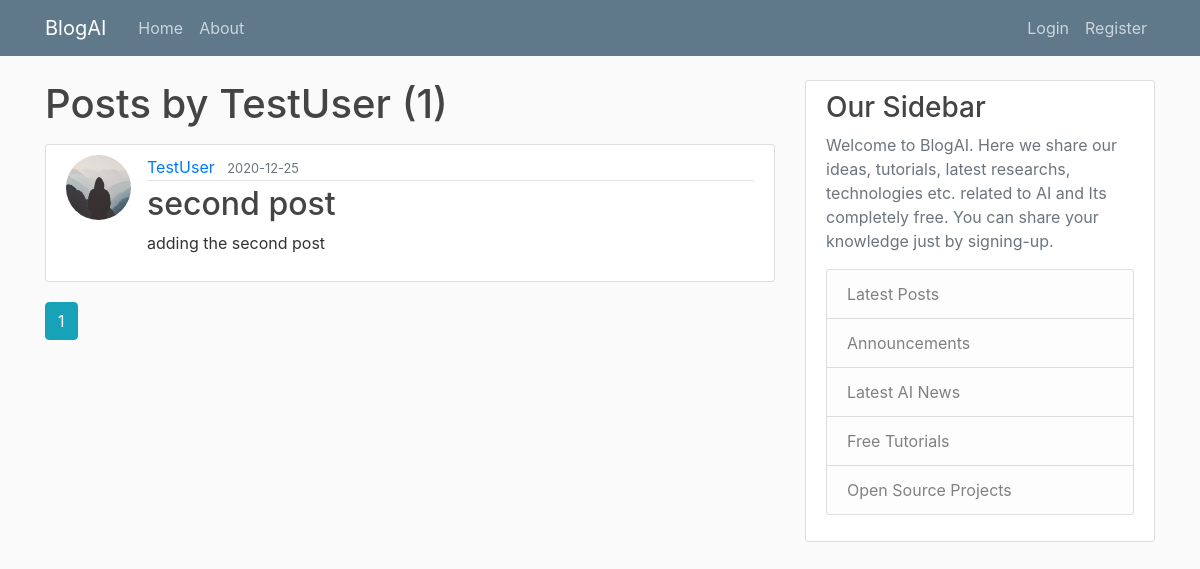
The page /user/TestUser on the database as committed earlier.
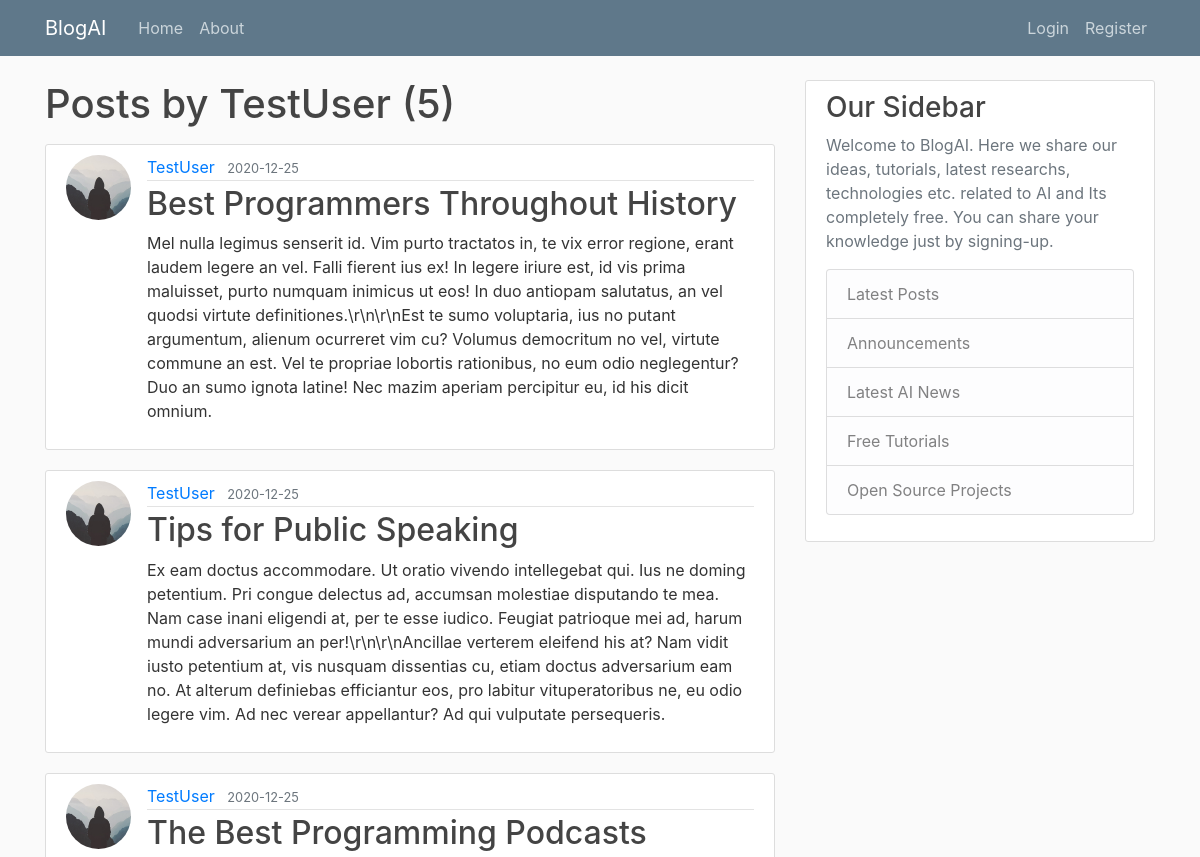
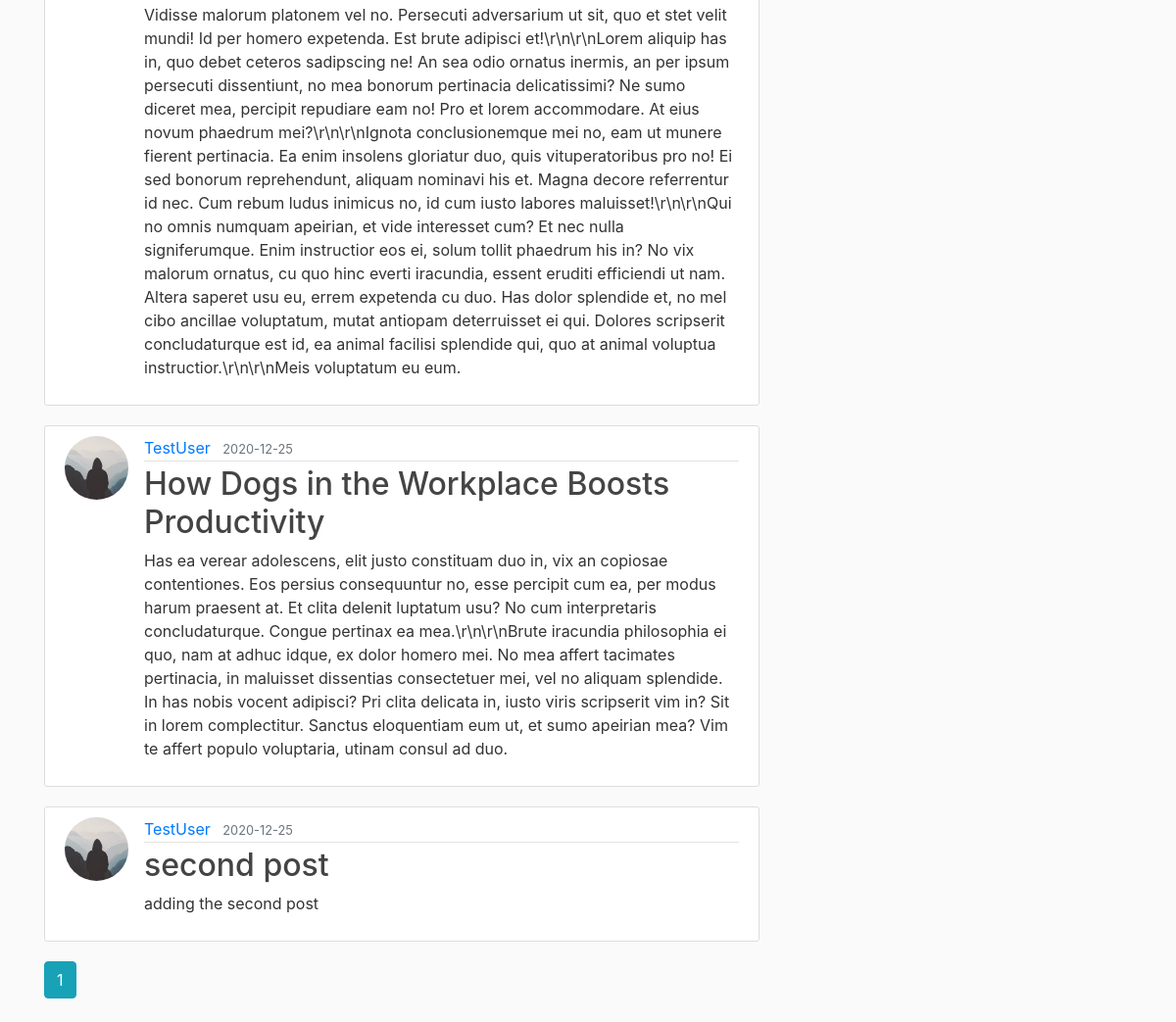
The same page on the database as committed later (2 pictures, top to bottom).
### flaskblog/models.py (models this page shows, shortened)
class User(db.Model, UserMixin):
    id = db.Column(db.Integer, primary_key=True)
    username = db.Column(db.String(20), unique=True, nullable=False)
    email = db.Column(db.String(120), unique=True, nullable=False)
    image_file = db.Column(db.String(20), nullable=False, default='default.jpg')
    password = db.Column(db.String(60), nullable=False)
    posts = db.relationship('Post', backref='author', lazy=True)#one-to-many relationship , backref is similar to a column and author will give the user who created the post

class Post(db.Model):
    id = db.Column(db.Integer, primary_key=True)
    title = db.Column(db.String(100), nullable=False)
    date_posted = db.Column(db.DateTime, nullable=False, default=datetime.utcnow)
    content = db.Column(db.Text, nullable=False)
    user_id = db.Column(db.Integer, db.ForeignKey('user.id'), nullable=False)#foreign Key for Class=User===table=user

### flaskblog/users/routes.py (the view)
@users.route("/user/<string:username>")
def user_posts(username):
    page = request.args.get('page', 1, type=int)
    user = User.query.filter_by(username=username).first_or_404()
    posts = Post.query.filter_by(author=user)\
        .order_by(Post.date_posted.desc())\
        .paginate(page=page, per_page=5)
    return render_template('user_posts.html', posts=posts, user=user)

### flaskblog/templates/user_posts.html
{%extends "layout.html"%}
{%block content%}
<h1 class="mb-3">Posts by {{user.username}} ({{posts.total}})</h1>
{% for post in posts.items %}
		<article class="media content-section">
          <img class="rounded-circle article-img" src="{{ url_for('static', filename='profile_pics/' + post.author.image_file) }}">
          <div class="media-body">
            <div class="article-metadata">
              <a class="mr-2" href="{{ url_for('users.user_posts', username=post.author.username) }}">{{ post.author.username }}</a>
              <small class="text-muted">{{ post.date_posted.strftime('%Y-%m-%d') }}</small>
            </div>
            <h2><a class="article-title" href="{{ url_for('posts.post', post_id=post.id) }}">{{ post.title }}</a></h2>
            <p class="article-content">{{ post.content }}</p>
          </div>
        </article>
{%endfor%}
{% for page_num in posts.iter_pages(left_edge=1, right_edge=1, left_current=1, right_current=2) %}
	{% if page_num %}
        {% if posts.page == page_num %}
          <a class="btn btn-info mb-4" href="{{ url_for('users.user_posts', username=user.username, page=page_num) }}">{{ page_num }}</a>
        {% else %}
          <a class="btn btn-outline-info mb-4" href="{{ url_for('users.user_posts', username=user.username, page=page_num) }}">{{ page_num }}</a>
        {% endif %}
      {% else %}
        ...
      {% endif %}
{%endfor%}
{%endblock content%}

### flaskblog/templates/layout.html (shortened to what this page needs)
<!DOCTYPE html>
<html>
<head>
	<link rel="stylesheet" href="https://stackpath.bootstrapcdn.com/bootstrap/4.1.3/css/bootstrap.min.css">
	<link rel="stylesheet" type="text/css" href="{{ url_for('static', filename='main.css') }}">
</head>
<body>
<header class="site-header">
      <nav class="navbar navbar-expand-md navbar-dark bg-steel fixed-top">
        <div class="container">
          <a class="navbar-brand mr-4" href="/">BlogAI</a>
          <div class="collapse navbar-collapse" id="navbarToggle">
            <div class="navbar-nav mr-auto">
              <a class="nav-item nav-link" href="{{ url_for('main.home') }}">Home</a>
              <a class="nav-item nav-link" href="{{ url_for('main.about') }}">About</a>
            </div>
            <div class="navbar-nav">
              {% if current_user.is_authenticated %}
                <a class="nav-item nav-link" href="{{ url_for('posts.new_post') }}">New Post</a>
                <a class="nav-item nav-link" href="{{ url_for('users.account') }}">Account</a>
                <a class="nav-item nav-link" href="{{ url_for('users.logout') }}">Logout</a>
              {% else %}
                <a class="nav-item nav-link" href="{{ url_for('users.login') }}">Login</a>
                <a class="nav-item nav-link" href="{{ url_for('users.register') }}">Register</a>
              {% endif %}
            </div>
          </div>
        </div>
      </nav>
    </header>
<main role="main" class="container">
  <div class="row">
    <div class="col-md-8">
        {% block content %}{% endblock %}
    </div>
    <div class="col-md-4">
      <div class="content-section">
        <h3>Our Sidebar</h3>
        <p class='text-muted'>Welcome to BlogAI. Here we share our ideas, tutorials, latest researchs, technologies etc. related to AI and Its completely free. You can share your knowledge just by signing-up.
          <ul class="list-group">
            <li class="list-group-item list-group-item-light">Latest Posts</li>
            <li class="list-group-item list-group-item-light">Announcements</li>
            <li class="list-group-item list-group-item-light">Latest AI News</li>
            <li class="list-group-item list-group-item-light">Free Tutorials</li>
            <li class="list-group-item list-group-item-light">Open Source Projects</li>
          </ul>
        </p>
      </div>
    </div>
  </div>
</main>
</body>
</html>

### flaskblog/static/main.css (style rules this page uses)
body { background: #fafafa; color: #333333; margin-top: 5rem; }
h1, h2, h3, h4, h5, h6 { color: #444444; }
.bg-steel { background-color: #5f788a; }
.site-header .navbar-nav .nav-link { color: #cbd5db; }
.content-section { background: #ffffff; padding: 10px 20px; border: 1px solid #dddddd; border-radius: 3px; margin-bottom: 20px; }
.article-title { color: #444444; }
.article-content { white-space: pre-line; }
.article-img { height: 65px; width: 65px; margin-right: 16px; }
.article-metadata { padding-bottom: 1px; margin-bottom: 4px; border-bottom: 1px solid #e3e3e3 }

Rows that differ between the two databases and show on the page:
added Post: image_file (placeholder picture), author.username "TestUser", date_posted "2020-12-25", title "Best Programmers Throughout History", content "Mel nulla legimus senserit id. Vim purto tractatos in, te vix error regione, erant laudem legere an vel. Falli fierent ius ex! In legere iriure est, id vis prima maluisset, purto numquam inimicus ut eos! In duo antiopam salutatus, an vel quodsi virtute definitiones.\\r\\n\\r\\nEst te sumo voluptaria, ius no putant argumentum, alienum ocurreret vim cu? Volumus democritum no vel, virtute commune an est. Vel te propriae lobortis rationibus, no eum odio neglegentur? Duo an sumo ignota latine! Nec mazim aperiam percipitur eu, id his dicit omnium."
added Post: image_file (placeholder picture), author.username "TestUser", date_posted "2020-12-25", title "Tips for Public Speaking", content "Ex eam doctus accommodare. Ut oratio vivendo intellegebat qui. Ius ne doming petentium. Pri congue delectus ad, accumsan molestiae disputando te mea. Nam case inani eligendi at, per te esse iudico. Feugiat patrioque mei ad, harum mundi adversarium an per!\\r\\n\\r\\nAncillae verterem eleifend his at? Nam vidit iusto petentium at, vis nusquam dissentias cu, etiam doctus adversarium eam no. At alterum definiebas efficiantur eos, pro labitur vituperatoribus ne, eu odio legere vim. Ad nec verear appellantur? Ad qui vulputate persequeris."
added Post: image_file (placeholder picture), author.username "TestUser", date_posted "2020-12-25", title "The Best Programming Podcasts", content "Vidisse malorum platonem vel no. Persecuti adversarium ut sit, quo et stet velit mundi! Id per homero expetenda. Est brute adipisci et!\\r\\n\\r\\nLorem aliquip has in, quo debet ceteros sadipscing ne! An sea odio ornatus inermis, an per ipsum persecuti dissentiunt, no mea bonorum pertinacia delicatissimi? Ne sumo diceret mea, percipit repudiare eam no! Pro et lorem accommodare. At eius novum phaedrum mei?\\r\\n\\r\\nIgnota conclusionemque mei no, eam ut munere fierent pertinacia. Ea enim insolens gloriatur duo, quis vituperatoribus pro no! Ei sed bonorum reprehendunt, aliquam nominavi his et. Magna decore referrentur id nec. Cum rebum ludus inimicus no, id cum iusto labores maluisset!\\r\\n\\r\\nQui…"
added Post: image_file (placeholder picture), author.username "TestUser", date_posted "2020-12-25", title "How Dogs in the Workplace Boosts Productivity", content "Has ea verear adolescens, elit justo constituam duo in, vix an copiosae contentiones. Eos persius consequuntur no, esse percipit cum ea, per modus harum praesent at. Et clita delenit luptatum usu? No cum interpretaris concludaturque. Congue pertinax ea mea.\\r\\n\\r\\nBrute iracundia philosophia ei quo, nam at adhuc idque, ex dolor homero mei. No mea affert tacimates pertinacia, in maluisset dissentias consectetuer mei, vel no aliquam splendide. In has nobis vocent adipisci? Pri clita delicata in, iusto viris scripserit vim in? Sit in lorem complectitur. Sanctus eloquentiam eum ut, et sumo apeirian mea? Vim te affert populo voluptaria, utinam consul ad duo."
Other text that changed with them:
{{ posts.total }}: "1" → "5"
